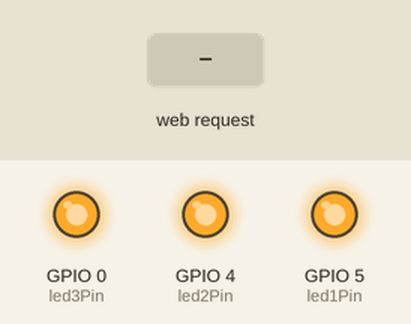
Recording of a sketch running on a simulated ESP8266 (NodeMCU). On the bench: output pins drawn as LEDs (lit = HIGH). Inputs (shaded band) come from the test bench. EEPROM starts erased; what the sketch prints to the serial monitor is not drawn.

Above: at 1.2 s.
1.3 s: HTTP request GET /setColor?offline=1 received
At 1.45 s:
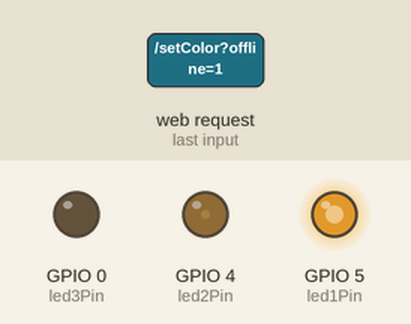
4.3 s: HTTP request GET /setColor?offline=block received
At 5.5 s:
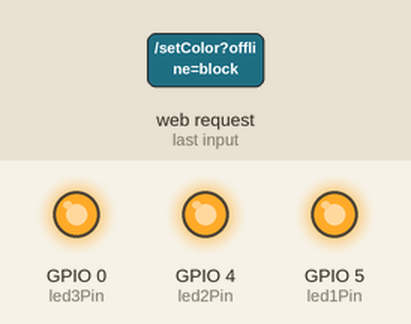
5.8 s: HTTP request GET /setColor?offline=1&r=1&g=1 received
At 6.25 s:
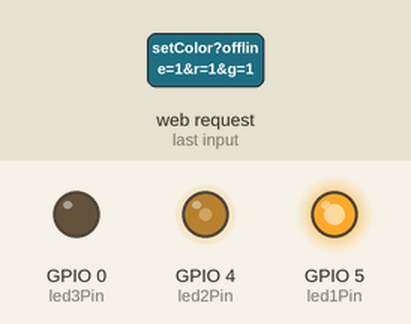
8.8 s: HTTP request GET /setColor?offline=0 received
Timing chart, 0 to 11.3 s (numbered marks = the images above; inputs shaded):
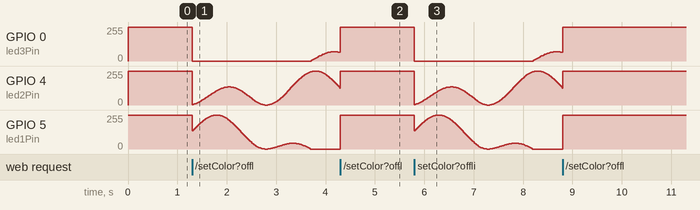

Measured:
- after the input at 4.3 s, GPIO 5 (led1Pin): 0/255 → 255/255 at once

The sketch:

AcrylLampV2.ino
```cpp
#include <ESP8266WiFi.h>
#include <ESPAsyncTCP.h>
#include <ESPAsyncWebServer.h>
#include <EEPROM.h>
extern "C" {
#include "user_interface.h"
}
const char* ssid = "ESPTESTER";
const char* password = "12345678";
const int led1Pin = 5;  // Red
const int led2Pin = 4;  // Green
const int led3Pin = 0;  // Blue
int hueScrollRate = 500;
int brightnessScrollRate = 50;
int OnlineR = 0, OnlineG = 0, OnlineB = 0;
int OfflineR = 128, OfflineG = 0, OfflineB = 128;
bool isOffline = false;
float offlineHue = 0.0;
float brightnessPhase = 0.0;
float offlineLightness = 100.0;
const unsigned long updateInterval = 20;
unsigned long lastUpdate = 0;
String sliderValue1 = "0";
String sliderValue2 = "100";
String sliderValue3 = "50";
AsyncWebServer server(80);
const char index_html[] PROGMEM = R"rawliteral(
<!DOCTYPE HTML>
<html>
<head>
  <meta name="viewport" content="width=device-width, initial-scale=1">
  <title>ESP Web Server</title>
  <style>
    body {
      background-color: #121212;
      color: #f0f0f0;
      font-family: Arial, sans-serif;
      margin: 0;
      padding: 20px;
      text-align: center;
    }
    h2 {
      font-size: 2.3rem;
      margin-bottom: 1rem;
    }
    .card {
      background-color: #1e1e1e;
      padding: 20px;
      margin: 20px auto;
      border-radius: 12px;
      max-width: 500px;
      box-shadow: 0 0 10px rgba(0,0,0,0.4);
    }
    .slider {
      -webkit-appearance: none;
      appearance: none;
      width: 100%;
      height: 5px;
      background: #00f008;
      outline: none;
      border-radius: 8px;
      margin: 10px 0;
      transition: opacity .2s;
    }
    .slider::-webkit-slider-thumb {
      -webkit-appearance: none;
      appearance: none;
      width: 30px;
      height: 30px;
      background: #003249;
      border-radius: 50%;
      cursor: pointer;
    }
    .slider::-moz-range-thumb {
      width: 30px;
      height: 30px;
      background: #003249;
      border-radius: 50%;
      cursor: pointer;
    }
    button {
      background-color: #00f008;
      border: none;
      padding: 12px 24px;
      margin-top: 20px;
      color: black;
      font-size: 16px;
      border-radius: 8px;
      cursor: pointer;
      transition: background-color 0.3s ease;
    }
    button:hover {
      background-color: #00a305;
    }
    input[type="checkbox"] {
      transform: scale(1.3);
      margin-left: 10px;
    }
    label {
      font-size: 1.2rem;
    }
    @media (max-width: 600px) {
      body {
        padding: 10px;
      }
      .card {
        padding: 15px;
        margin: 10px auto;
      }
    }
    /* Credits Popup */
    #creditsPopup {
      display: none;
      position: fixed;
      top: 50%%;
      left: 50%%;
      transform: translate(-50%%, -50%%);
      z-index: 999;
    }
    #helpPopup {
      display: none;
      position: fixed;
      top: 50%%;
      left: 50%%;
      transform: translate(-50%%, -50%%);
      z-index: 999;
      width: 90%;
      max-width: 600px;
      max-height: 80vh; /* Limit height */
      overflow-y: auto; /* Scroll inside if content is too long */
    }
    #overlayHelp {
      display: none;
      position: fixed;
      top: 0; left: 0;
      width: 100%%; height: 100%%;
      background: rgba(0, 0, 0, 0.6);
      z-index: 998;
    }
    #overlayCredits {
      display: none;
      position: fixed;
      top: 0; left: 0;
      width: 100%%; height: 100%%;
      background: rgba(0, 0, 0, 0.6);
      z-index: 998;
    }
    /* Modern Custom Checkbox Switch */
    .switch {
      position: relative;
      display: inline-block;
      width: 50px;
      height: 28px;
      margin-left: 12px;
    }
    .switch input {
      opacity: 0;
      width: 0;
      height: 0;
    }
    .slider-switch {
      position: absolute;
      cursor: pointer;
      top: 0; left: 0;
      right: 0; bottom: 0;
      background-color: #555;
      transition: 0.4s;
      border-radius: 34px;
    }
    .slider-switch:before {
      position: absolute;
      content: "";
      height: 22px;
      width: 22px;
      left: 3px;
      bottom: 3px;
      background-color: #00f008;
      transition: 0.4s;
      border-radius: 50%;
    }
    .switch input:checked + .slider-switch {
      background-color: #00a305;
    }
    .switch input:checked + .slider-switch:before {
      transform: translateX(22px);
    }
    .collapsible-content {
      display: none;
      text-align: left;
      margin-top: 10px;
    }
    h2 {
      cursor: pointer;
      background: #2c2c2c;
      padding: 10px;
      border-radius: 8px;
      transition: background 0.3s ease;
    }
    h2:hover {
      background: #3a3a3a;
    }
    .manual-input {
      width: 60px;
      background: black;
      color: white;
      padding: 6px 8px;
      font-size: 14px;
      border: 1px solid #ccc;
      border-radius: 6px;
      box-shadow: inset 0 1px 3px rgba(0, 0, 0, 0.1);
      outline: none;
      transition: border 0.2s, box-shadow 0.2s;
      appearance: textfield;
    }
    .manual-input:focus {
      border-color: #3f51b5;
      box-shadow: 0 0 0 2px rgba(63, 81, 181, 0.2);
    }
    /* Remove default up/down arrows on number inputs */
    .manual-input::-webkit-outer-spin-button,
    .manual-input::-webkit-inner-spin-button {
      -webkit-appearance: none;
      margin: 0;
    }
  </style>
</head>
<body>
     <div id="overlayCredits" onclick="toggleCredits()"></div>
  <div id="creditsPopup" class="card">
    <p><strong>Software and Product Design</strong> by the 2025 Tech Team</p>
    <p><strong>FOC Acrylic Slide Design</strong> by Mr Butler and the Marketing Team</p>
    <p>With the support of Ms Manwaring, Ms King, Ms Calverley</p>
    <p>Special thanks to the FOC team and Dr Colley</p>
    <p>In conjunction with the 2025 Arts Team</p>
    <button onclick="toggleCredits()">Close</button>
  </div>
    <div id="overlayHelp" onclick="toggleHelp()"></div>
  <div id="helpPopup" class="card">
        <h2 onclick="toggleSection(this)">Hardware Details</h2>
        <div class="collapsible-content">
            <h3>Safety Disclaimer</h3>
            <p>Ensure you have turned off the battery if you are connecting your lamp to a USB power supply. You can access the USB port using the hole on the right of the lamp. If you leave the battery on and the USB power supply connected, you will <span style="color: #ff0000;">fry the lamp</span>.&nbsp;&nbsp;</p>
            <h3>Battery Life</h3>
            <p>The lamp has a particularly short battery life, with about 6 hours run time at full brightness mode. It is recommended to run the lamp using a USB power supply if it does not need to be mobile. It runs on 3x standard AAA Batteries.</p>
            <h3>Changing the Battery</h3>
            <p>Grab a phillips head screw driver and undo the 2 M3x10mm bolts on the underside. The whole electronics assembly will come out. Press down on and slide the breadboard and electronics (white thing) off with the battery cover. Replace the 3xAAA batteries. Turn on the lamp to test. Repeat process backwards.</p>
        </div>
        <h2 onclick="toggleSection(this)">Web GUI</h2>
        <div class="collapsible-content">
            <h3>Changing the Colour</h3>
            <p>Use the Hue, Saturation, and Brightness sliders to change the colours of your acrylic lamp.&nbsp;</p>
            <h3>Scroll Mode</h3>
            <p>This special mode allows you to scroll through the Hues and make the lamp pulsate in terms of brightness. Tick the 'Colour and Brightness Scroll Mode' and the lamp will begin to automatically periodically pulsate. You can use the Scroll Rate Sliders to change the rate at which these properties change.&nbsp;&nbsp;</p>
            <h3>Super Speed Scroll Mode</h3>
            <p>Toggle this mode to make the scroll rates even faster! Stay cautious since this mode will create bright flashing lights. And, it may make parties more crazy.</p>
            <h3>Saving to EEPROM</h3>
            <p>This button will save the current colour to memory so that when the lamp is turned on, it goes to that colour.&nbsp;</p>
            <h3><span style="color: #ff0000;">Warning:</span> You can only set the colour ~100,000 times. Use your 100,000 EEPROM writes carefully ;)</h3>
        </div>
        <h2 onclick="toggleSection(this)">Need more Support...?</h2>
        <div class="collapsible-content">
        <p>Contact your QASMT Tech Team Today, and they'll be in touch with you soon.</p>
        <p>For General Enquiries, contact support at <i style="color: #00f008;">acryliclamphotline@hotmail.com</i></p>
        </div>
        <h2 onclick="toggleSection(this)">For the Curious Engineers</h2>
        <div class="collapsible-content">
        <p>You can access our code and CAD at&nbsp;<span style="color: #00f008;">github.com/combat-wombat-one/AcrylLamp</span></p>
        <p>Make sure you get your parents to sign off on accessing GitHub.</p>
        <p>Feel free to tinker away at your Acrylic lamp to improve the Web Interface, or design your own Acrylic Lamp slides.</p>
        </div>
        <p>&nbsp;</p>
        <p>&nbsp;</p>
        <p>Designed, Programmed and Tested in Australia.&nbsp;</p>
        <p>&nbsp;</p>
    <button onclick="toggleHelp()">Close</button>
  </div>
  <h2>Acrylic Lamp Control</h2>
  <!-- Hue, Saturation, and Brightness Sliders -->
  <div class="card">
    <!-- Hue -->
    <p>Hue:
      <span id="textSliderValue1"></span>
      <input type="number" class="manual-input" id="hueInput" min="0" max="359" value="%%SLIDERVALUE1%%" onchange="syncFromInput('hue')">
    </p>
    <!-- Hue Slider -->
    <input type="range" oninput="updateColor(); syncFromSlider('hue')" id="hueSlider" min="0" max="359" value="%SLIDERVALUE1%" step="1" class="slider">
        <!-- Saturation -->
    <p>Saturation:
      <span id="textSliderValue2"></span>
      <input type="number" class="manual-input" id="saturationInput" min="0" max="100" value="%%SLIDERVALUE2%%" onchange="syncFromInput('saturation')">
    </p>
        <!-- Saturation Slider -->
    <input type="range" oninput="updateColor(); syncFromSlider('saturation')" id="saturationSlider" min="0" max="100" value="%SLIDERVALUE2%" step="1" class="slider">
        <!-- Brightness -->
    <p>Brightness:
      <span id="textSliderValue3"></span>
      <input type="number" class="manual-input" id="lightnessInput" min="0" max="100" value="%%SLIDERVALUE3%%" onchange="syncFromInput('lightness')">
    </p>
        <!-- Brightness Slider -->
    <input type="range" oninput="updateColor(); syncFromSlider('lightness')" id="lightnessSlider" min="0" max="100" value="%SLIDERVALUE3%" step="1" class="slider">
  </div>
  <!-- Offline and Super Speed Toggles -->
<p>
  <label for="offlineToggle">Colour and Brightness Scroll Mode:</label>
  <label class="switch">
    <input type="checkbox" id="offlineToggle" onchange="toggleOffline()">
    <span class="slider-switch"></span>
  </label>
</p>
<p>
  <label for="superSpeedToggle">Super Speed Settings:</label>
  <label class="switch">
    <input type="checkbox" id="superSpeedToggle" onchange="toggleSuperSpeed()">
    <span class="slider-switch"></span>
  </label>
</p>
  <!-- Hue and Brightness Scroll Rate -->
  <div class="card">
    <p>Hue Scroll Rate: <span id="hueRateValue">500</span></p>
    <input type="range" id="hueRateSlider" min="0" max="700" value="500" step="1" class="slider" oninput="updateHueRate(this.value)">

    <p>Brightness Scroll Rate: <span id="brightnessRateValue">50</span></p>
    <input type="range" id="brightnessRateSlider" min="0" max="300" value="50" step="1" class="slider" oninput="updateBrightnessRate(this.value)">
  </div>
  <!-- Save and Credits Buttons -->
  <button onclick="saveColor()">Save to EEPROM</button>
  <div>
    <button onclick="toggleHelp()">Help</button>
  </div>
  <div>
    <button onclick="toggleCredits()">Credits</button>
  </div>

<script>
function updateColor() {
  var h = parseInt(document.getElementById("hueSlider").value);
  var s = document.getElementById("saturationSlider").value;
  var l = parseInt(document.getElementById("lightnessSlider").value)/2;
  if (isNaN(h)) return;
  let flippedHue = (360 - h) % 360;
  let rgb = hslToRgb(flippedHue, s, l);
  fetch(`/setColor?r=${rgb[0]}&g=${rgb[1]}&b=${rgb[2]}`);
}
function toggleOffline() {
  let off = document.getElementById("offlineToggle").checked ? 1 : 0;
  fetch(`/setColor?offline=${off}`);
}
function updateHueRate(v) {
  document.getElementById("hueRateValue").textContent = v;
  fetch(`/setScrollRates?hueRate=${v}`);
}
function updateBrightnessRate(v) {
  document.getElementById("brightnessRateValue").textContent = v;
  fetch(`/setScrollRates?brightnessRate=${v}`);
}

function toggleSuperSpeed() {
  const enabled = document.getElementById("superSpeedToggle").checked;
  let hueSlider = document.getElementById("hueRateSlider");
  let brightnessSlider = document.getElementById("brightnessRateSlider");
  hueSlider.max = enabled ? 4000 : 700;
  brightnessSlider.max = enabled ? 2000 : 300;
}
function saveColor() {
  fetch('/saveColor');
}
function hslToRgb(h, s, l) {
  s /= 100;
  l /= 100;
  let c = (1 - Math.abs(2 * l - 1)) * s;
  let x = c * (1 - Math.abs((h / 60) % 2 - 1));
  let m = l - c/2;
  let r=0,g=0,b=0;
  if (h<60)       { r=c; g=x; b=0; }
  else if (h<120) { r=x; g=c; b=0; }
  else if (h<180) { r=0; g=c; b=x; }
  else if (h<240) { r=0; g=x; b=c; }
  else if (h<300) { r=x; g=0; b=c; }
  else            { r=c; g=0; b=x; }
  return [
    Math.round((r+m)*255),
    Math.round((g+m)*255),
    Math.round((b+m)*255)
  ];
}
function toggleCredits() {
  const popup = document.getElementById("creditsPopup");
  const overlay = document.getElementById("overlayCredits");
  // Check if the popup is visible by inspecting its current display style
  const isVisible = popup.style.display === "block";
  // Toggle the visibility of the popup and overlay
  popup.style.display = isVisible ? "none" : "block";
  overlay.style.display = isVisible ? "none" : "block";
}
function toggleHelp() {
  const popup = document.getElementById("helpPopup");
  const overlay = document.getElementById("overlayHelp");
  // Check if popup is visible or not by looking at its display style
  const isVisible = popup.style.display === "block";
   // Toggle the visibility of the popup and overlay
  popup.style.display = isVisible ? "none" : "block";
  overlay.style.display = isVisible ? "none" : "block";
}
function toggleSection(header) {
  const content = header.nextElementSibling;
  if (content && content.classList.contains("collapsible-content")) {
    content.style.display = content.style.display === "block" ? "none" : "block";
  }
}
function syncFromSlider(type) {
  document.getElementById(type + "Input").value = document.getElementById(type + "Slider").value;
}
function syncFromInput(type) {
  let inputElement = document.getElementById(type + "Input");
  let sliderElement = document.getElementById(type + "Slider");
  // Check if both elements exist
  if (!inputElement || !sliderElement) {
    console.error('Element not found for type:', type);
    return;
  }
  let value = inputElement.value;
  sliderElement.value = value;
  updateColor(); // Recalculate color immediately
}
function syncScrollSlider(type) {
  document.getElementById(type + "Input").value = document.getElementById(type + "Slider").value;
}
function syncScrollInput(type) {
  let value = document.getElementById(type + "Input").value;
  document.getElementById(type + "Slider").value = value;
}
</script>
</body>
</html>
)rawliteral";

String processor(const String& var) {
  if (var == "SLIDERVALUE1") return sliderValue1;
  if (var == "SLIDERVALUE2") return sliderValue2;
  if (var == "SLIDERVALUE3") return sliderValue3;
  return String();
}
void hslToRgb(float h, float s, float l, int& r, int& g, int& b) {
  if (h > 359.0) h = 359.0;
  s /= 100.0; l /= 100.0;
  float c = (1 - fabs(2 * l - 1)) * s;
  float x = c * (1 - fabs(fmod(h / 60.0, 2) - 1));
  float m = l - c / 2.0;
  float r1=0, g1=0, b1=0;
  if      (h < 60)  { r1 = c; g1 = x; b1 = 0; }
  else if (h < 120) { r1 = x; g1 = c; b1 = 0; }
  else if (h < 180) { r1 = 0; g1 = c; b1 = x; }
  else if (h < 240) { r1 = 0; g1 = x; b1 = c; }
  else if (h < 300) { r1 = x; g1 = 0; b1 = c; }
  else              { r1 = c; g1 = 0; b1 = x; }
  r = round((r1 + m) * 255);
  g = round((g1 + m) * 255);
  b = round((b1 + m) * 255);
}
float rgbToHue(int r, int g, int b) {
  float fr = r / 255.0;
  float fg = g / 255.0;
  float fb = b / 255.0;
  float maxVal = max(fr, max(fg, fb));
  float minVal = min(fr, min(fg, fb));
  float delta = maxVal - minVal;
  float h = 0;
  if (delta == 0)
    h = 0;
  else if (maxVal == fr)
    h = fmod((60 * ((fg - fb) / delta) + 360), 360);
  else if (maxVal == fg)
    h = fmod((60 * ((fb - fr) / delta) + 120), 360);
  else if (maxVal == fb)
    h = fmod((60 * ((fr - fg) / delta) + 240), 360);
  return h;
}
void applyLEDColor() {
  analogWrite(led1Pin, isOffline ? OfflineR : OnlineR);
  analogWrite(led2Pin, isOffline ? OfflineG : OnlineG);
  analogWrite(led3Pin, isOffline ? OfflineB : OnlineB);
}
void saveColorToEEPROM(int r, int g, int b) {
  if (EEPROM.read(0) != r || EEPROM.read(1) != g || EEPROM.read(2) != b) {
    EEPROM.write(0, r);
    EEPROM.write(1, g);
    EEPROM.write(2, b);
    EEPROM.commit();
}
}
void loadColorFromEEPROM() {
  OnlineR = EEPROM.read(0);
  OnlineG = EEPROM.read(1);
  OnlineB = EEPROM.read(2);
}
void setup() {
  Serial.begin(115200);
  EEPROM.begin(512);
  analogWriteRange(255);
  analogWriteFreq(1000);
  wifi_set_sleep_type(LIGHT_SLEEP_T);
  pinMode(led1Pin, OUTPUT);
  pinMode(led2Pin, OUTPUT);
  pinMode(led3Pin, OUTPUT);
  loadColorFromEEPROM();
  applyLEDColor();
  WiFi.mode(WIFI_AP);
  WiFi.softAP(ssid, password);
  Serial.print("IP: "); Serial.println(WiFi.softAPIP());
  WiFi.setOutputPower(0);
  server.on("/", HTTP_GET, [](AsyncWebServerRequest* req) {
    req->send_P(200, "text/html", index_html, processor);
  });
  server.on("/setColor", HTTP_GET, [](AsyncWebServerRequest* req) {
    if (req->hasParam("offline")) {
      bool newOffline = req->getParam("offline")->value().toInt() == 1;
      if (!isOffline && newOffline) {
        offlineLightness = 50.0;
        brightnessPhase = 0.0;
        offlineHue = rgbToHue(OnlineR, OnlineG, OnlineB);  // Sync hue
      }
      isOffline = newOffline;
    }

    if (req->hasParam("r") && req->hasParam("g") && req->hasParam("b")) {
      OnlineR = req->getParam("r")->value().toInt();
      OnlineG = req->getParam("g")->value().toInt();
      OnlineB = req->getParam("b")->value().toInt();
    }
    applyLEDColor();
    req->send(200, "text/plain", "OK");
  });
  server.on("/setScrollRates", HTTP_GET, [](AsyncWebServerRequest* req) {
    if (req->hasParam("hueRate"))
      hueScrollRate = req->getParam("hueRate")->value().toInt();
    if (req->hasParam("brightnessRate"))
      brightnessScrollRate = req->getParam("brightnessRate")->value().toInt();
    req->send(200, "text/plain", "OK");
  });
  server.on("/saveColor", HTTP_GET, [](AsyncWebServerRequest* req) {
    saveColorToEEPROM(OnlineR, OnlineG, OnlineB);
    req->send(200, "text/plain", "Saved");
  });
  server.begin();
}
void loop() {
  unsigned long now = millis();
  if (isOffline && now - lastUpdate >= updateInterval) {
    lastUpdate = now;
    offlineHue += (hueScrollRate / 10.0) * (updateInterval / 1000.0);
    if (offlineHue >= 360.0) offlineHue -= 360.0;
    brightnessPhase += (brightnessScrollRate / 50.0) * (updateInterval / 1000.0) * PI;
    if (brightnessPhase >= TWO_PI) brightnessPhase -= TWO_PI;
    float lightness = sin(brightnessPhase) * 25.0 + 25.0;
    hslToRgb(offlineHue, 100.0, lightness, OfflineR, OfflineG, OfflineB);
    applyLEDColor();
  }
  delay(1);
}
```
